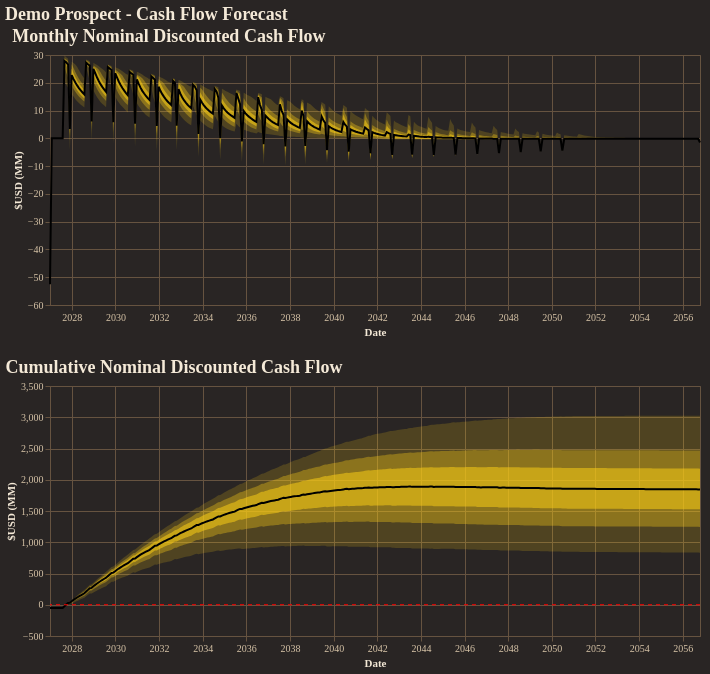

Notebook code cell kept with this figure:
### Code cell
fig = reporter.plotter.combined_cash_flow_plot(
    figsize=(650, 250),
    backend=PLOTTING_BACKEND
)
fig.show()

### Figure 1 — Vega-Lite specification as saved in the notebook (floating-point values rounded to 4 significant figures; data arrays with more than 128 entries replaced by an {"elided": "..."} marker saying what was removed)
{"config": {"background": "#292524", "view": {"fill": "#292524", "stroke": "#665340"}, "title": {"color": "#f4e9d7", "font": "Merriweather", "fontSize": 18, "fontWeight": 600, "subtitleColor": "#d5c2a6", "anchor": "start"}, "axis": {"domainColor": "#665340", "gridColor": "#665340", "tickColor": "#665340", "labelColor": "#d5c2a6", "titleColor": "#f4e9d7", "labelFont": "Merriweather", "titleFont": "Merriweather"}, "legend": {"titleColor": "#f4e9d7", "labelColor": "#d5c2a6", "labelFont": "Merriweather", "titleFont": "Merriweather", "orient": "top-right", "symbolType": "circle"}, "header": {"labelColor": "#d5c2a6", "titleColor": "#f4e9d7", "labelFont": "Merriweather", "titleFont": "Merriweather"}, "mark": {"color": "#c78d3b"}, "line": {"color": "#c78d3b"}, "bar": {"color": "#c78d3b"}, "point": {"color": "#ddb06d"}, "area": {"color": "#c78d3b", "opacity": 0.35}, "text": {"color": "#f4e9d7", "font": "Merriweather"}, "range": {"category": ["#5DA5DA", "#F28E2B", "#59C36A", "#E15759", "#B07AA1", "#4ECDC4", "#FF9DA7", "#EDC948"]}}, "vconcat": [{"layer": [{"mark": {"type": "area", "color": "rgba(250, 204, 21, 1.0)", "opacity": 0.18}, "encoding": {"tooltip": [{"field": "date", "title": "Date", "type": "temporal"}, {"field": "p01", "format": ",.2f", "title": "P01", "type": "quantitative"}, {"field": "p10", "format": ",.2f", "title": "P10", "type": "quantitative"}, {"field": "p25", "format": ",.2f", "title": "P25", "type": "quantitative"}, {"field": "p50", "format": ",.2f", "title": "P50", "type": "quantitative"}, {"field": "p75", "format": ",.2f", "title": "P75", "type": "quantitative"}, {"field": "p90", "format": ",.2f", "title": "P90", "type": "quantitative"}, {"field": "p99", "format": ",.2f", "title": "P99", "type": "quantitative"}], "x": {"field": "date", "title": "Date", "type": "temporal"}, "y": {"field": "p01", "title": "$USD (MM)", "type": "quantitative"}, "y2": {"field": "p99"}}}, {"mark": {"type": "area", "color": "rgba(250, 204, 21, 1.0)", "opacity": 0.35}, "encoding": {"tooltip": [{"field": "date", "title": "Date", "type": "temporal"}, {"field": "p01", "format": ",.2f", "title": "P01", "type": "quantitative"}, {"field": "p10", "format": ",.2f", "title": "P10", "type": "quantitative"}, {"field": "p25", "format": ",.2f", "title": "P25", "type": "quantitative"}, {"field": "p50", "format": ",.2f", "title": "P50", "type": "quantitative"}, {"field": "p75", "format": ",.2f", "title": "P75", "type": "quantitative"}, {"field": "p90", "format": ",.2f", "title": "P90", "type": "quantitative"}, {"field": "p99", "format": ",.2f", "title": "P99", "type": "quantitative"}], "x": {"field": "date", "title": "Date", "type": "temporal"}, "y": {"field": "p10", "title": "$USD (MM)", "type": "quantitative"}, "y2": {"field": "p90"}}}, {"mark": {"type": "area", "color": "rgba(250, 204, 21, 1.0)", "opacity": 0.55}, "encoding": {"tooltip": [{"field": "date", "title": "Date", "type": "temporal"}, {"field": "p01", "format": ",.2f", "title": "P01", "type": "quantitative"}, {"field": "p10", "format": ",.2f", "title": "P10", "type": "quantitative"}, {"field": "p25", "format": ",.2f", "title": "P25", "type": "quantitative"}, {"field": "p50", "format": ",.2f", "title": "P50", "type": "quantitative"}, {"field": "p75", "format": ",.2f", "title": "P75", "type": "quantitative"}, {"field": "p90", "format": ",.2f", "title": "P90", "type": "quantitative"}, {"field": "p99", "format": ",.2f", "title": "P99", "type": "quantitative"}], "x": {"field": "date", "title": "Date", "type": "temporal"}, "y": {"field": "p25", "title": "$USD (MM)", "type": "quantitative"}, "y2": {"field": "p75"}}}, {"mark": {"type": "line", "color": "black", "strokeWidth": 2}, "encoding": {"tooltip": [{"field": "date", "title": "Date", "type": "temporal"}, {"field": "p01", "format": ",.2f", "title": "P01", "type": "quantitative"}, {"field": "p10", "format": ",.2f", "title": "P10", "type": "quantitative"}, {"field": "p25", "format": ",.2f", "title": "P25", "type": "quantitative"}, {"field": "p50", "format": ",.2f", "title": "P50", "type": "quantitative"}, {"field": "p75", "format": ",.2f", "title": "P75", "type": "quantitative"}, {"field": "p90", "format": ",.2f", "title": "P90", "type": "quantitative"}, {"field": "p99", "format": ",.2f", "title": "P99", "type": "quantitative"}], "x": {"field": "date", "title": "Date", "type": "temporal"}, "y": {"field": "p50", "title": "$USD (MM)", "type": "quantitative"}}}], "data": {"name": "data-7964dcbf79502415d6da7df63d01b284"}, "height": 250, "title": "Monthly Nominal Discounted Cash Flow", "width": 650}, {"layer": [{"layer": [{"mark": {"type": "area", "color": "rgba(250, 204, 21, 1.0)", "opacity": 0.18}, "encoding": {"tooltip": [{"field": "date", "title": "Date", "type": "temporal"}, {"field": "p01", "format": ",.2f", "title": "P01", "type": "quantitative"}, {"field": "p10", "format": ",.2f", "title": "P10", "type": "quantitative"}, {"field": "p25", "format": ",.2f", "title": "P25", "type": "quantitative"}, {"field": "p50", "format": ",.2f", "title": "P50", "type": "quantitative"}, {"field": "p75", "format": ",.2f", "title": "P75", "type": "quantitative"}, {"field": "p90", "format": ",.2f", "title": "P90", "type": "quantitative"}, {"field": "p99", "format": ",.2f", "title": "P99", "type": "quantitative"}], "x": {"field": "date", "title": "Date", "type": "temporal"}, "y": {"field": "p01", "title": "$USD (MM)", "type": "quantitative"}, "y2": {"field": "p99"}}}, {"mark": {"type": "area", "color": "rgba(250, 204, 21, 1.0)", "opacity": 0.35}, "encoding": {"tooltip": [{"field": "date", "title": "Date", "type": "temporal"}, {"field": "p01", "format": ",.2f", "title": "P01", "type": "quantitative"}, {"field": "p10", "format": ",.2f", "title": "P10", "type": "quantitative"}, {"field": "p25", "format": ",.2f", "title": "P25", "type": "quantitative"}, {"field": "p50", "format": ",.2f", "title": "P50", "type": "quantitative"}, {"field": "p75", "format": ",.2f", "title": "P75", "type": "quantitative"}, {"field": "p90", "format": ",.2f", "title": "P90", "type": "quantitative"}, {"field": "p99", "format": ",.2f", "title": "P99", "type": "quantitative"}], "x": {"field": "date", "title": "Date", "type": "temporal"}, "y": {"field": "p10", "title": "$USD (MM)", "type": "quantitative"}, "y2": {"field": "p90"}}}, {"mark": {"type": "area", "color": "rgba(250, 204, 21, 1.0)", "opacity": 0.55}, "encoding": {"tooltip": [{"field": "date", "title": "Date", "type": "temporal"}, {"field": "p01", "format": ",.2f", "title": "P01", "type": "quantitative"}, {"field": "p10", "format": ",.2f", "title": "P10", "type": "quantitative"}, {"field": "p25", "format": ",.2f", "title": "P25", "type": "quantitative"}, {"field": "p50", "format": ",.2f", "title": "P50", "type": "quantitative"}, {"field": "p75", "format": ",.2f", "title": "P75", "type": "quantitative"}, {"field": "p90", "format": ",.2f", "title": "P90", "type": "quantitative"}, {"field": "p99", "format": ",.2f", "title": "P99", "type": "quantitative"}], "x": {"field": "date", "title": "Date", "type": "temporal"}, "y": {"field": "p25", "title": "$USD (MM)", "type": "quantitative"}, "y2": {"field": "p75"}}}, {"mark": {"type": "line", "color": "black", "strokeWidth": 2}, "encoding": {"tooltip": [{"field": "date", "title": "Date", "type": "temporal"}, {"field": "p01", "format": ",.2f", "title": "P01", "type": "quantitative"}, {"field": "p10", "format": ",.2f", "title": "P10", "type": "quantitative"}, {"field": "p25", "format": ",.2f", "title": "P25", "type": "quantitative"}, {"field": "p50", "format": ",.2f", "title": "P50", "type": "quantitative"}, {"field": "p75", "format": ",.2f", "title": "P75", "type": "quantitative"}, {"field": "p90", "format": ",.2f", "title": "P90", "type": "quantitative"}, {"field": "p99", "format": ",.2f", "title": "P99", "type": "quantitative"}], "x": {"field": "date", "title": "Date", "type": "temporal"}, "y": {"field": "p50", "title": "$USD (MM)", "type": "quantitative"}}}], "data": {"name": "data-f8f3066b2b18568eb3b196353fd04c55"}, "title": "Cumulative Nominal Discounted Cash Flow"}, {"data": {"name": "data-42990c68f268a11fa16682fcd3437a6f"}, "mark": {"type": "rule", "color": "red", "strokeDash": [4, 4]}, "encoding": {"y": {"field": "zero", "type": "quantitative"}}}], "height": 250, "width": 650}], "title": "Demo Prospect - Cash Flow Forecast", "$schema": "https://vega.github.io/schema/vega-lite/v5.20.1.json", "datasets": {"data-7964dcbf79502415d6da7df63d01b284": {"elided": "360 records"}, "data-f8f3066b2b18568eb3b196353fd04c55": {"elided": "360 records"}, "data-42990c68f268a11fa16682fcd3437a6f": [{"zero": 0}]}}
